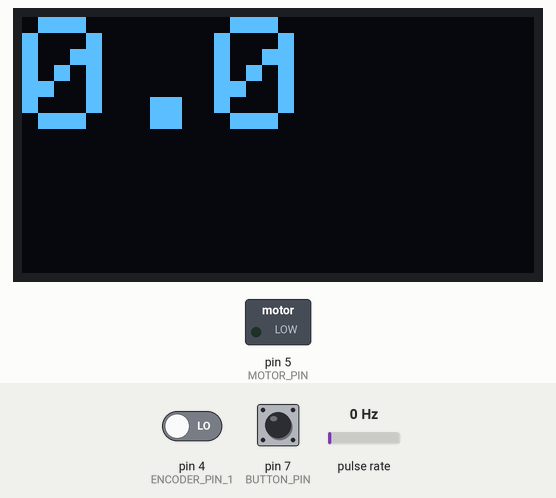
The sketch below on a simulated Arduino Uno, built with avr-gcc and run on an emulated ATmega328P. On the bench: 128×64 one-colour display, switched loads named in the sketch (green lamp = pin HIGH). Wiring (inferred from the names in the program): pulse sensor: data pin 2. The test bench sets the inputs (shaded band); at power-on: pin 7 (BUTTON_PIN) HIGH, pulse rate 0 Hz, pin 4 (ENCODER_PIN_1) LOW.

Above: at 1.2 s.
1.3 s: pin 7 (BUTTON_PIN) pulled LOW for 0.15 s
2.9 s: pulse rate (sensor on pin 2) set to 50 Hz
At 3.31 s:
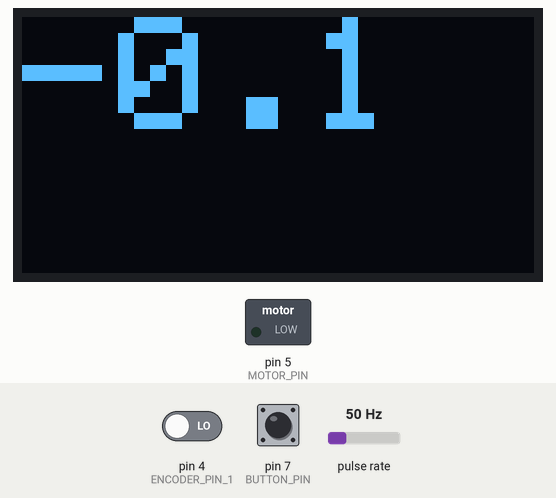
4.5 s: pin 7 (BUTTON_PIN) pulled LOW for 3.2 s
At 5.67 s:
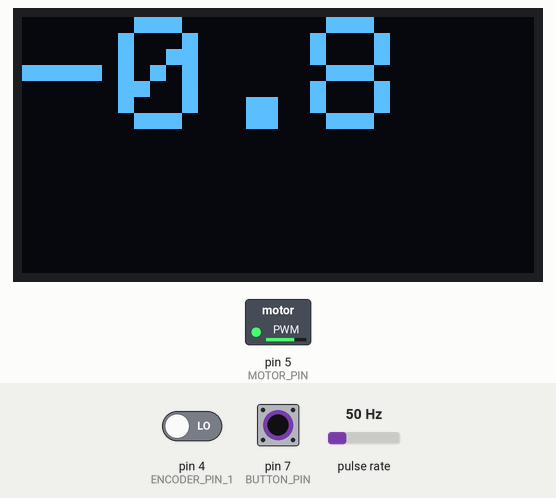
8.3 s: pulse rate (sensor on pin 2) set to 150 Hz
At 10.29 s:
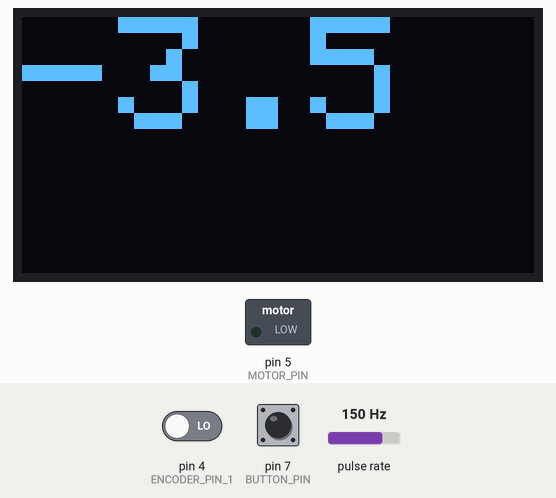
11.3 s: pin 4 (ENCODER_PIN_1) driven HIGH
At 12.16 s:
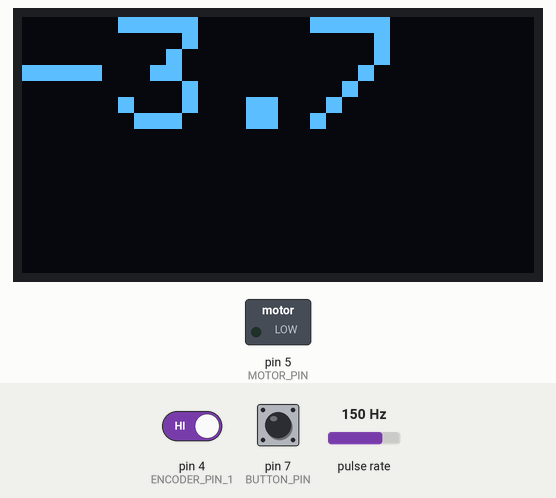
14.3 s: pin 4 (ENCODER_PIN_1) driven LOW
At 14.58 s:
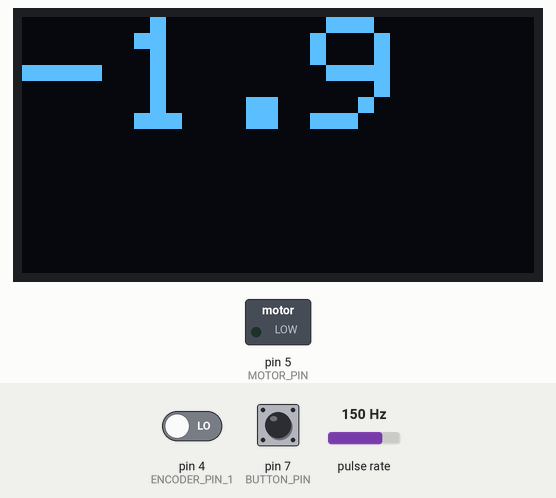
Timing chart, 0 to 17.3 s (numbered marks = the images above; inputs shaded):
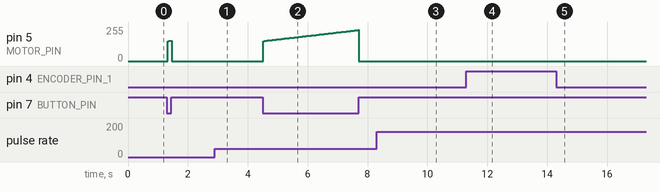

The sketch:

winding.ino
```cpp
/* La Bobineuse from La Grotte du Geek
 * This code controls a motor with included encoder used as a winding machine
 * A description of the system is made here (in french): https://www.youtube.com/watch?v=rHf5dyYqVNg
 *
 * WARNING: As the precision required is low, this is not a true PID feedback control loop
 * Note that motor control and rotation measure are independants, so it is possible to turn the rotor by hand to adjust the value
 */

#define MOTOR_PIN 5
#define ENCODER_PIN_0 2
#define ENCODER_PIN_1 4
#define BUTTON_PIN 7

#define TICK_PER_ROT 32.0 //number of tick per rotation of the encoder
#define GEAR_TRAIN_RATIO 0.2 //this ratio is made after the encoder so the precision si affected by the gear

#define ROTATION_GOAL 80.0 //hard coded end of winding, should be changed

#include <SPI.h>
#include <Wire.h>
#include <Adafruit_SSD1306.h> //You have to download this library to use OLED Display

#define OLED_RESET 12
Adafruit_SSD1306 display(OLED_RESET);

#if (SSD1306_LCDHEIGHT != 64)
#error("Height incorrect, please fix Adafruit_SSD1306.h!");
#endif

volatile long tick = 0;//volatile because used in interrupt

void setup()
{
  pinMode(ENCODER_PIN_0, INPUT);
  pinMode(ENCODER_PIN_1, INPUT);
  pinMode(BUTTON_PIN, INPUT_PULLUP);

  digitalWrite(MOTOR_PIN, LOW);
  pinMode(MOTOR_PIN, OUTPUT);

  attachInterrupt(digitalPinToInterrupt(ENCODER_PIN_0), wheelUpdate, RISING);//Resolution can be doubled using "CHANGE" and changing the TICK_PER_ROT value


  //Initialize display
  display.begin(SSD1306_SWITCHCAPVCC, 0x3C);
  display.clearDisplay();
}


void loop()
{
  static float rotation = 0.0;
  static uint8_t motor_pwm = 0;
  static unsigned long pressed_time = 0;
  static unsigned long current_time = 0;

  //Update time and compute loop time
  unsigned long loop_time = millis() - current_time;
  current_time += loop_time;

  //translate tick to number of rotations
  rotation = tick * GEAR_TRAIN_RATIO / TICK_PER_ROT;


  if(!digitalRead(BUTTON_PIN))//When button is pressed, speed increases from 0 to 4s then slows 2 turns before goal and stops at goal
  {
    pressed_time += loop_time;
    if(pressed_time < 4000)
    {
      motor_pwm = (uint8_t) (pressed_time * 104 / 4000) + 150;
    }
    else if(pressed_time >= 4000)
    {
      motor_pwm = 255;
    }
    else
    {
      motor_pwm = 0;
    }

    if(rotation >= ROTATION_GOAL)
    {
      motor_pwm = 0;
    }
    else if(ROTATION_GOAL - rotation < 2)
    {
      motor_pwm *= 0.8;
    }
  }
  else
  {
    pressed_time = 0;
    motor_pwm = 0;
  }

  //set pwm order to control motor
  analogWrite(MOTOR_PIN, motor_pwm);

  //display number of rotation with 1 decimal
  display.setTextSize(4);
  display.setTextColor(WHITE);
  display.setCursor(0,0);
  display.clearDisplay();
  display.print(rotation, 1);

  display.display();

}

void wheelUpdate()
{
  //When the interrupt is reached, it means ENCODER_PIN_0 is passing from LOW to HIGH, checking ENCODER_PIN_1 state gives the rotation direction
  if(digitalRead(ENCODER_PIN_1))
  {
    ++tick;
  }
  else
  {
    --tick;
  }
}
```

Measured:
- after the input at 2.9 s, the display: first changes after 0.10 s (image 1 shows a later state)
- after the input at 4.5 s, pin 5 (MOTOR_PIN): rises from 0/255 to 233/255 in 3.2 s, then falls to 0/255 in 0.03 s
